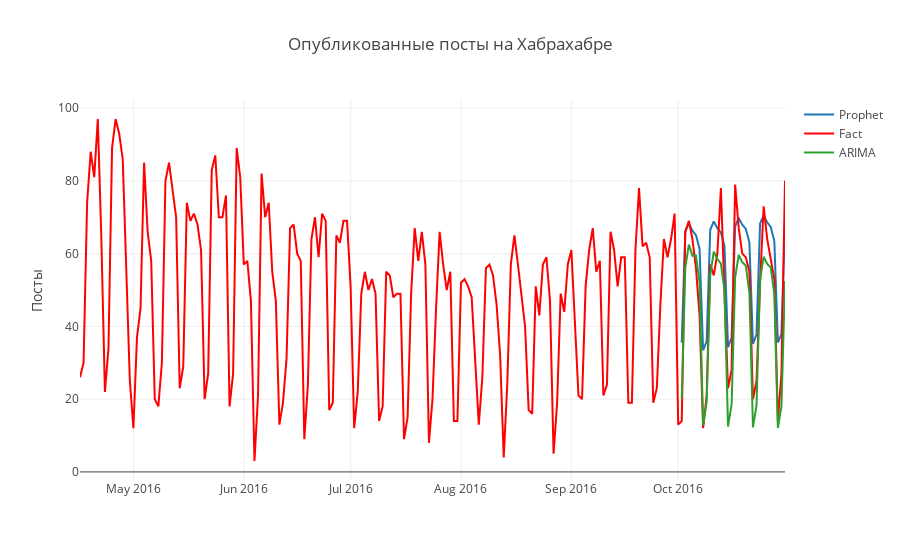

Source (notebook cell):
### Code cell
num_values = 200

forecast = go.Scatter(
    name='Prophet',
    x=cmp_df.tail(predictions).index,
    y=cmp_df.tail(predictions).yhat,
    mode='lines',
    line=dict(color='rgb(31, 119, 180)'),
)


fact = go.Scatter(
    name='Fact',
    x=cmp_df.tail(num_values).index,
    y=cmp_df.tail(num_values).y,
    marker=dict(color="red"),
    mode='lines',
)

arima = go.Scatter(
    name='ARIMA',
    x=cmp_df.tail(predictions).index,
    y=cmp_df.tail(predictions).forecast,
    mode='lines'
)

# Trace order can be important
# with continuous error bars
data = [forecast, fact, arima]

layout = go.Layout(
    yaxis=dict(title='Посты'),
    title='Опубликованные посты на Хабрахабре',
    showlegend = True)

fig = go.Figure(data=data, layout=layout)
iplot(fig, show_link=False)

### Figure 1 — Plotly figure (JSON) as saved in the notebook; plotly's stock layout.template omitted (floating-point values rounded to 4 significant figures; data arrays with more than 128 entries replaced by an {"elided": "..."} marker saying what was removed)
{"data": [{"line": {"color": "rgb(31, 119, 180)"}, "mode": "lines", "name": "Prophet", "type": "scatter", "x": ["2016-10-02", "2016-10-03", "2016-10-04", "2016-10-05", "2016-10-06", "2016-10-07", "2016-10-08", "2016-10-09", "2016-10-10", "2016-10-11", "2016-10-12", "2016-10-13", "2016-10-14", "2016-10-15", "2016-10-16", "2016-10-17", "2016-10-18", "2016-10-19", "2016-10-20", "2016-10-21", "2016-10-22", "2016-10-23", "2016-10-24", "2016-10-25", "2016-10-26", "2016-10-27", "2016-10-28", "2016-10-29", "2016-10-30", "2016-10-31"], "y": [35.59, 66.08, 68.26, 66.31, 65.08, 61.33, 33.43, 35.96, 66.55, 68.83, 66.97, 65.82, 62.14, 34.3, 36.87, 67.5, 69.8, 67.95, 66.79, 63.08, 35.21, 37.73, 68.3, 70.52, 68.58, 67.33, 63.53, 35.55, 37.97, 68.42]}, {"marker": {"color": "red"}, "mode": "lines", "name": "Fact", "type": "scatter", "x": {"elided": "200 str values"}, "y": {"elided": "200 int values"}}, {"mode": "lines", "name": "ARIMA", "type": "scatter", "x": ["2016-10-02", "2016-10-03", "2016-10-04", "2016-10-05", "2016-10-06", "2016-10-07", "2016-10-08", "2016-10-09", "2016-10-10", "2016-10-11", "2016-10-12", "2016-10-13", "2016-10-14", "2016-10-15", "2016-10-16", "2016-10-17", "2016-10-18", "2016-10-19", "2016-10-20", "2016-10-21", "2016-10-22", "2016-10-23", "2016-10-24", "2016-10-25", "2016-10-26", "2016-10-27", "2016-10-28", "2016-10-29", "2016-10-30", "2016-10-31"], "y": [20.09, 56.26, 62.5, 59.46, 59.5, 51.95, 12.83, 19.25, 54.09, 60.53, 58.5, 57.26, 49.93, 12.47, 18.56, 53.41, 59.63, 57.65, 56.67, 49.22, 12.22, 18.3, 52.86, 59.13, 57.19, 56.17, 48.82, 12.04, 18.07, 52.47]}], "layout": {"showlegend": true, "title": "Опубликованные посты на Хабрахабре", "yaxis": {"title": "Посты"}}}
